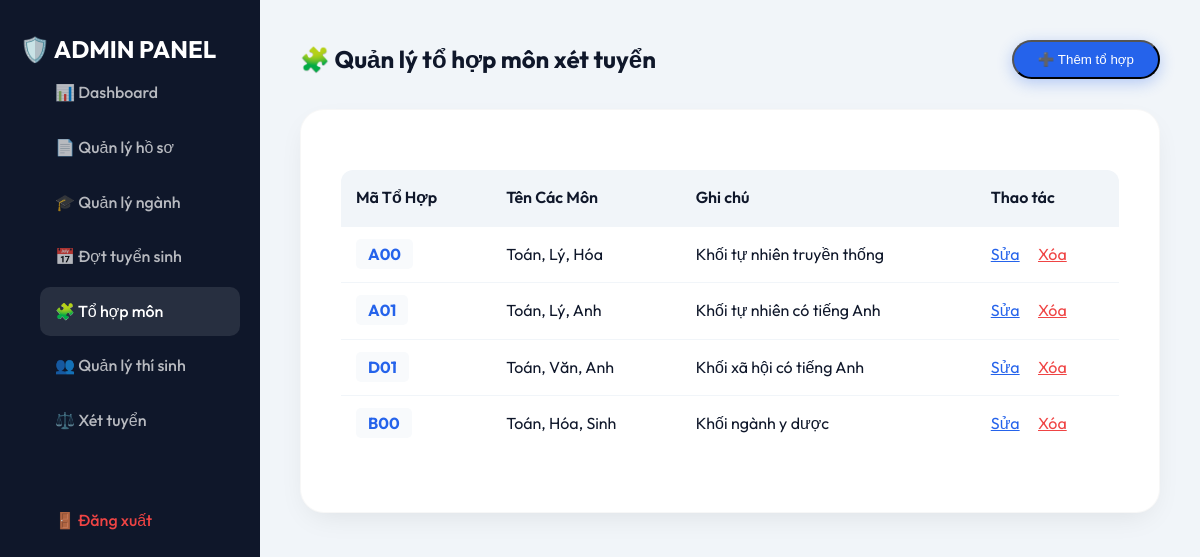
Page /views/admin/tohop.php (signed in) on the committed database.
### tables this page shows
CREATE TABLE IF NOT EXISTS tohop_xettuyen (
    id INT AUTO_INCREMENT PRIMARY KEY,
    ma_tohop VARCHAR(10) NOT NULL UNIQUE,
    ten_tohop VARCHAR(255) NOT NULL,
    mo_ta VARCHAR(255)
);

### views/admin/tohop.php (the view, shortened to what this page needs)
<?php
include '../../config/database.php';
$res = mysqli_query($conn, "SELECT * FROM tohop_xettuyen");
?>
<!DOCTYPE html>
<html lang="vi">
<head>
    <link rel="stylesheet" href="../../assets/css/style.css">
</head>
<body>
    <div class="sidebar">
        <h2>🛡️ ADMIN PANEL</h2>
        <nav>
            <a href="dashboard.php" class="nav-item">📊 Dashboard</a>
            <a href="hoso.php" class="nav-item">📄 Quản lý hồ sơ</a>
            <a href="nganhhoc.php" class="nav-item">🎓 Quản lý ngành</a>
            <a href="dottuyensinh.php" class="nav-item">📅 Đợt tuyển sinh</a>
            <a href="tohop.php" class="nav-item active">🧩 Tổ hợp môn</a>
            <a href="thisinh.php" class="nav-item">👥 Quản lý thí sinh</a>
            <a href="xettuyen.php" class="nav-item">⚖️ Xét tuyển</a>
            <a href="logout.php" class="nav-item" style="margin-top: 50px; color: #ef4444;">🚪 Đăng xuất</a>
        </nav>
    </div>
    <div class="main-content">
        <div style="display: flex; justify-content: space-between; align-items: center; margin-bottom: 30px;">
            <h2 style="font-weight: 700;">🧩 Quản lý tổ hợp môn xét tuyển</h2>
            <button onclick="document.getElementById('addModal').style.display='flex'" class="btn btn-primary">➕ Thêm tổ hợp</button>
        </div>
        <div class="card fade-in">
            <div class="table-container">
                <table>
                    <thead>
                        <tr>
                            <th>Mã Tổ Hợp</th>
                            <th>Tên Các Môn</th>
                            <th>Ghi chú</th>
                            <th>Thao tác</th>
                        </tr>
                    </thead>
                    <tbody>
                        <?php while($t = mysqli_fetch_assoc($res)): ?>
                            <tr>
                                <td><span style="background: var(--bg-light); padding: 5px 12px; border-radius: 5px; font-weight: 700; color: var(--primary);"><?php echo $t['ma_tohop']; ?></span></td>
                                <td><?php echo $t['ten_tohop']; ?></td>
                                <td><?php echo $t['mo_ta']; ?></td>
                                <td>
                                    <a href="#" style="color: var(--primary); margin-right: 15px;">Sửa</a>
                                    <a href="#" style="color: #ef4444;">Xóa</a>
                                </td>
                            </tr>
                        <?php endwhile; ?>
                    </tbody>
                </table>
            </div>
        </div>
    </div>
</body>
</html>

### assets/css/style.css (style rules this page uses)
:root { --primary: #2563eb; --primary-dark: #1e40af; --secondary: #f59e0b; --accent: #8b5cf6; --bg-light: #f8fafc; --text-main: #0f172a; --text-muted: #64748b; --glass: rgba(255, 255, 255, 0.8); --shadow: 0 10px 30px -10px rgba(0, 0, 0, 0.1); --grad: linear-gradient(135deg, #1e3a8a, #2563eb, #60a5fa); }
* { margin: 0; padding: 0; box-sizing: border-box; }
body { font-family: 'Outfit', sans-serif; background-color: var(--bg-light); color: var(--text-main); line-height: 1.6; overflow-x: hidden; }
.fade-in { animation: fadeInUp 0.8s ease forwards; }
nav a { text-decoration: none; color: var(--text-main); margin-left: 20px; font-weight: 500; transition: 0.3s; }
.btn-primary { background: var(--primary); color: white !important; padding: 10px 24px; border-radius: 50px; box-shadow: 0 4px 15px rgba(37, 99, 235, 0.3); }
.card { background: white; padding: 40px; border-radius: 24px; box-shadow: var(--shadow); transition: 0.4s; border: 1px solid rgba(0,0,0,0.03); }
.table-container { overflow-x: auto; margin: 20px 0; }
table { width: 100%; border-collapse: collapse; background: white; border-radius: 12px; overflow: hidden; }
th { background: #f1f5f9; padding: 15px; text-align: left; font-weight: 600; }
td { padding: 15px; border-top: 1px solid #f1f5f9; }

### views/admin/tohop.php (style rules this page uses)
body { display: flex; background: #f1f5f9; }
.sidebar { width: 260px; height: 100vh; background: #0f172a; color: white; position: fixed; padding: 30px 20px; }
.main-content { margin-left: 260px; flex: 1; padding: 40px; }
.nav-item { display: block; padding: 12px 15px; color: rgba(255,255,255,0.7); text-decoration: none; border-radius: 10px; margin-bottom: 5px; }
.nav-item:hover, .nav-item.active { background: rgba(255,255,255,0.1); color: white; }

### rows in the picture
tohop_xettuyen: ma_tohop "A00", ten_tohop "Toán, Lý, Hóa", mo_ta "Khối tự nhiên truyền thống"
tohop_xettuyen: ma_tohop "A01", ten_tohop "Toán, Lý, Anh", mo_ta "Khối tự nhiên có tiếng Anh"
tohop_xettuyen: ma_tohop "D01", ten_tohop "Toán, Văn, Anh", mo_ta "Khối xã hội có tiếng Anh"
tohop_xettuyen: ma_tohop "B00", ten_tohop "Toán, Hóa, Sinh", mo_ta "Khối ngành y dược"
